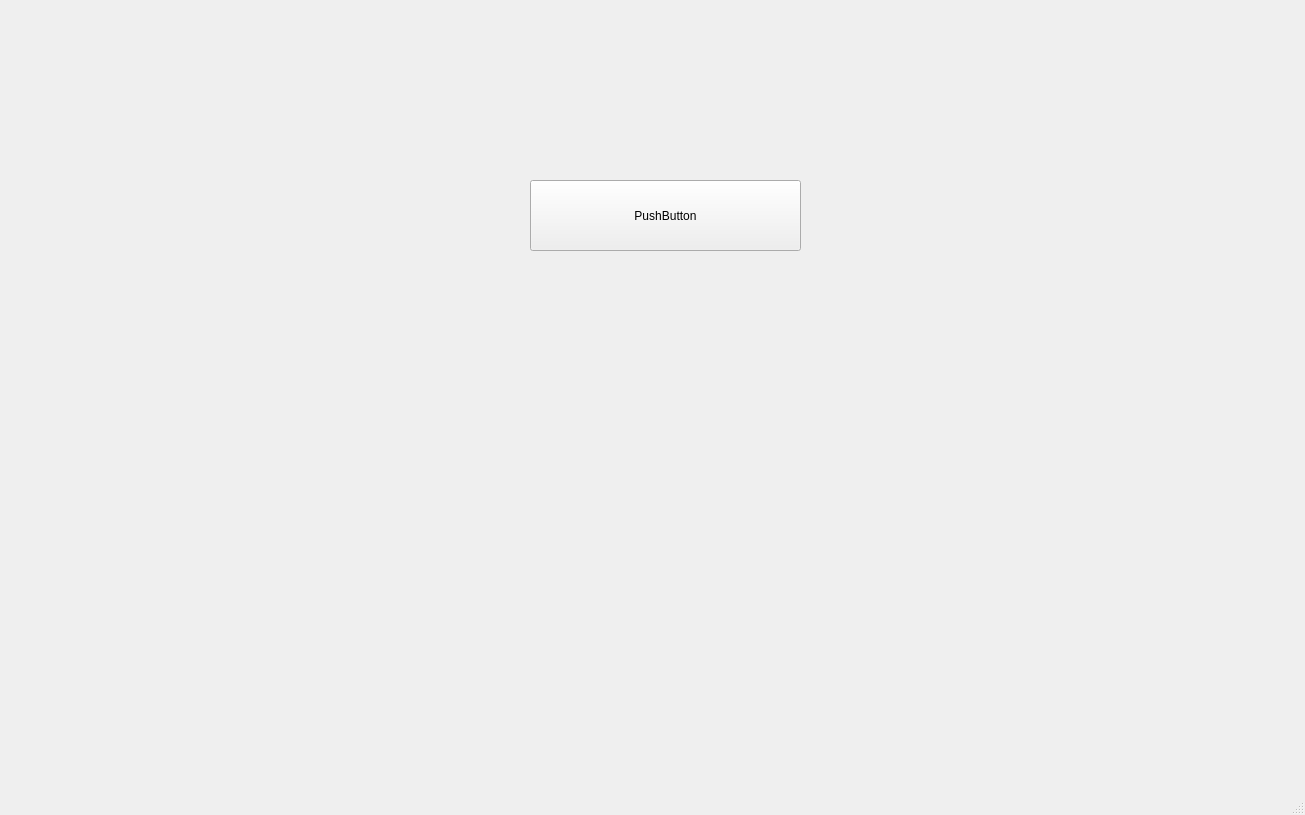
<?xml version="1.0" encoding="UTF-8"?>
<ui version="4.0">
 <class>cframe</class>
 <widget class="QMainWindow" name="cframe">
  <property name="geometry">
   <rect>
    <x>0</x>
    <y>0</y>
    <width>1305</width>
    <height>815</height>
   </rect>
  </property>
  <property name="windowTitle">
   <string>cframe</string>
  </property>
  <widget class="QWidget" name="centralwidget">
   <widget class="QStackedWidget" name="stackedWidget">
    <property name="geometry">
     <rect>
      <x>0</x>
      <y>10</y>
      <width>1291</width>
      <height>711</height>
     </rect>
    </property>
    <widget class="QWidget" name="page">
     <widget class="QPushButton" name="pushButton">
      <property name="geometry">
       <rect>
        <x>530</x>
        <y>170</y>
        <width>271</width>
        <height>71</height>
       </rect>
      </property>
      <property name="text">
       <string>PushButton</string>
      </property>
     </widget>
    </widget>
    <widget class="QWidget" name="page_2">
     <widget class="QPushButton" name="pushButton_2">
      <property name="geometry">
       <rect>
        <x>350</x>
        <y>150</y>
        <width>80</width>
        <height>24</height>
       </rect>
      </property>
      <property name="text">
       <string>Cargar</string>
      </property>
     </widget>
     <widget class="QPushButton" name="pushButton_3">
      <property name="geometry">
       <rect>
        <x>329</x>
        <y>200</y>
        <width>111</width>
        <height>31</height>
       </rect>
      </property>
      <property name="text">
       <string>Generar reporte</string>
      </property>
     </widget>
     <widget class="QTextEdit" name="textEdit">
      <property name="geometry">
       <rect>
        <x>160</x>
        <y>300</y>
        <width>281</width>
        <height>171</height>
       </rect>
      </property>
     </widget>
    </widget>
    <widget class="QWidget" name="page_3"/>
   </widget>
  </widget>
  <widget class="QMenuBar" name="menubar">
   <property name="geometry">
    <rect>
     <x>0</x>
     <y>0</y>
     <width>1305</width>
     <height>21</height>
    </rect>
   </property>
  </widget>
  <widget class="QStatusBar" name="statusbar"/>
 </widget>
 <resources/>
 <connections/>
</ui>
